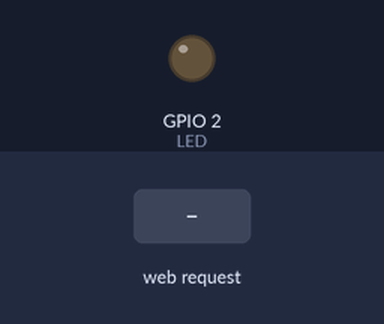
A sketch run on a simulated ESP32. Parts: output pins drawn as LEDs (lit = HIGH). The inputs (shaded band) are chosen by the test bench. WiFi joins after 1.5 s; servers stay silent unless stated; what the sketch prints to the serial monitor is not drawn.

Above: at 2.7 s.
2.8 s: HTTP request GET /led_on received
At 4.0 s:
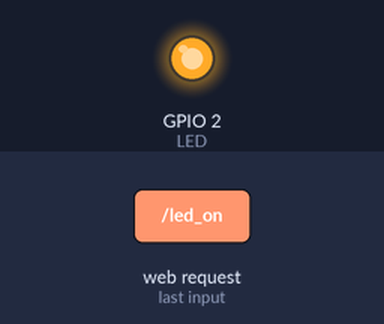
4.3 s: HTTP request GET /led_off received
At 5.2 s:
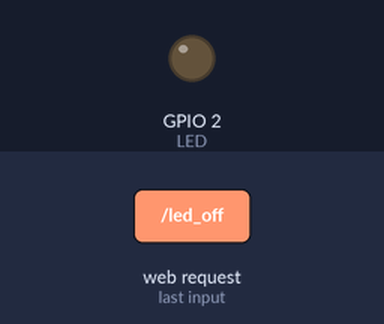
Timing chart, 0 to 7.3 s (numbered marks = the images above; inputs shaded):
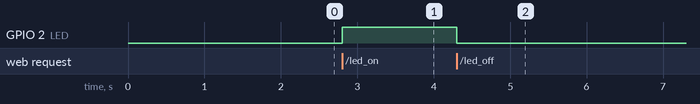

Measured:
- after the input at 2.8 s, GPIO 2 (LED): LOW → HIGH at once
- after the input at 4.3 s, GPIO 2 (LED): HIGH → LOW at once

The sketch:

21_web_server_temp.ino
```cpp
#include <WiFi.h>
#include <WebServer.h>
#include <DHT.h>

#define DHTPIN 13
#define DHTTYPE DHT11

#define LED 2

char* ssid = "Aula 1";
char* pwd = "Horus.2025";

WebServer servidor(80);

// Páginas

String home = "<!DOCTYPE html><html lang=\"en\"><head><meta charset=\"UTF-8\"><meta name=\"viewport\" content=\"width=device-width,initial-scale=1\"><title>Document</title></head><body><h1>Hola Mundo</h1><h2>Esta es la primera pagina</h2><a href=\"/segunda\">Ir a la segunda página</a><br><a href=\"/led\">Ir a Led</a><br><a href=\"/temp\">Ir a temperatura</a></body></html>";
String segunda = "<!DOCTYPE html><html lang=\"en\"><head><meta charset=\"UTF-8\"><meta name=\"viewport\" content=\"width=device-width,initial-scale=1\"><title>Segunda página</title></head><body><h1>Esta es la segunda página</h1></body></html>";
String temperatura = "<!DOCTYPE html><html lang=\"es\"><head><meta charset=\"UTF-8\"><meta name=\"viewport\" content=\"width=device-width,initial-scale=1\"><title>Primera página</title></head><body><h1>Temperatura y humedad</h1><h2>Temperatura: ##temp##</h2><h2>Humedad: ##hum##</h2></body></html>";

DHT dht(DHTPIN, DHTTYPE);

float temp = 0.0;
float hum = 0.0;


void setup() {
  pinMode(LED, OUTPUT);
  dht.begin();
  // ------------------

  Serial.begin(115200);
  WiFi.mode(WIFI_STA);
  WiFi.begin(ssid,pwd);
  while(WiFi.status() != WL_CONNECTED){
    delay(500);
    Serial.print(".");
  }
  Serial.print("\n");
  Serial.print("Conectado a la IP: ");
  Serial.println(WiFi.localIP());

 // Solicitudes web
  servidor.on("/",handle_OnConnect);
  servidor.on("/segunda",handle_Segunda);
  servidor.on("/led_on", handle_Encender);
  servidor.on("/led_off", handle_Apagar);
  servidor.on("/temp",handle_Temp);


  servidor.begin();
  Serial.println("Servidor web iniciado");

}

void loop() {
  servidor.handleClient();
}


// Funciones de respuesta a las páginas web

void handle_OnConnect(){
  servidor.send(200,"text/html",home);
}

void handle_Segunda(){
  servidor.send(200,"text/html",segunda);
}

void handle_Encender(){
  digitalWrite(LED, HIGH);
  servidor.send(200,"text/html","");
}

void handle_Apagar(){
  digitalWrite(LED, LOW);
  servidor.send(200,"text/html","");
}

void handle_Temp(){
  temp = dht.readTemperature();
  hum = dht.readHumidity();
  temperatura.replace("##temp##", String(temp));
  temperatura.replace("##hum##", String(hum));
  servidor.send(200,"text/html",temperatura);
}
```
